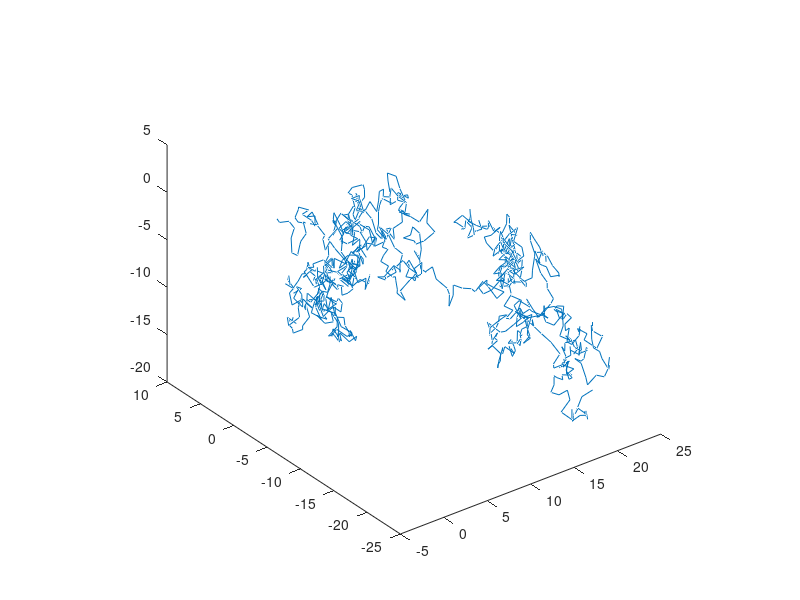

The MATLAB script that drew this image: (Note: this script raises an error after producing the figure.)
clear

xx = zeros(1000,1);
yy = zeros(1000,1);
zz = zeros(1000,1);
x = 0;
y = 0;
z = 0;

for i = 1:1000
    th = rand(1)*360;
    phi = rand(1)*180;
    x = x + cosd(th)*cosd(phi);
    y = y + cosd(th)*sind(phi);
    z = z - sin(th);
    xx(i) = x;
    yy(i) = y;
    zz(i) = z;
end

fig1 = figure();
plot3(xx,yy,zz);
daspect([1 1 1]);
fig1.Position = [758   558   482   365];